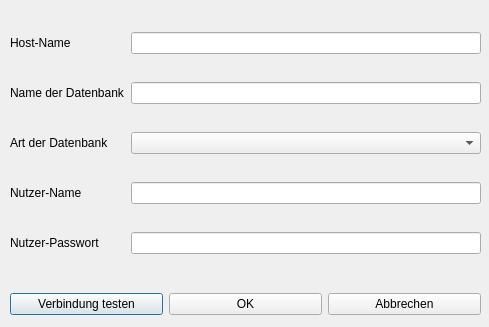
<?xml version="1.0" encoding="UTF-8"?>
<ui version="4.0">
 <class>Dialog_settings_db</class>
 <widget class="QDialog" name="Dialog_settings_db">
  <property name="geometry">
   <rect>
    <x>0</x>
    <y>0</y>
    <width>489</width>
    <height>327</height>
   </rect>
  </property>
  <property name="windowTitle">
   <string>Einstellung Datenbank</string>
  </property>
  <property name="modal">
   <bool>true</bool>
  </property>
  <widget class="QWidget" name="">
   <property name="geometry">
    <rect>
     <x>10</x>
     <y>10</y>
     <width>471</width>
     <height>271</height>
    </rect>
   </property>
   <layout class="QGridLayout" name="gridLayout">
    <item row="1" column="1">
     <widget class="QLineEdit" name="lineEdit_dbname"/>
    </item>
    <item row="0" column="1">
     <widget class="QLineEdit" name="lineEdit_host"/>
    </item>
    <item row="0" column="0">
     <widget class="QLabel" name="label">
      <property name="text">
       <string>Host-Name</string>
      </property>
     </widget>
    </item>
    <item row="3" column="1">
     <widget class="QLineEdit" name="lineEdit_username"/>
    </item>
    <item row="1" column="0">
     <widget class="QLabel" name="label_2">
      <property name="text">
       <string>Name der Datenbank</string>
      </property>
     </widget>
    </item>
    <item row="4" column="0">
     <widget class="QLabel" name="label_4">
      <property name="text">
       <string>Nutzer-Passwort</string>
      </property>
     </widget>
    </item>
    <item row="3" column="0">
     <widget class="QLabel" name="label_3">
      <property name="text">
       <string>Nutzer-Name</string>
      </property>
     </widget>
    </item>
    <item row="4" column="1">
     <widget class="QLineEdit" name="lineEdit_userpwd"/>
    </item>
    <item row="2" column="0">
     <widget class="QLabel" name="label_5">
      <property name="text">
       <string>Art der Datenbank</string>
      </property>
     </widget>
    </item>
    <item row="2" column="1">
     <widget class="QComboBox" name="comboBox_driver"/>
    </item>
   </layout>
  </widget>
  <widget class="QWidget" name="">
   <property name="geometry">
    <rect>
     <x>10</x>
     <y>290</y>
     <width>471</width>
     <height>29</height>
    </rect>
   </property>
   <layout class="QHBoxLayout" name="horizontalLayout">
    <item>
     <widget class="QPushButton" name="pushButton_test">
      <property name="text">
       <string>Verbindung testen</string>
      </property>
     </widget>
    </item>
    <item>
     <widget class="QPushButton" name="pushButton_ok">
      <property name="text">
       <string>OK</string>
      </property>
     </widget>
    </item>
    <item>
     <widget class="QPushButton" name="pushButton_cancel">
      <property name="text">
       <string>Abbrechen</string>
      </property>
     </widget>
    </item>
   </layout>
  </widget>
 </widget>
 <tabstops>
  <tabstop>lineEdit_host</tabstop>
  <tabstop>lineEdit_dbname</tabstop>
  <tabstop>comboBox_driver</tabstop>
  <tabstop>lineEdit_username</tabstop>
  <tabstop>lineEdit_userpwd</tabstop>
  <tabstop>pushButton_test</tabstop>
  <tabstop>pushButton_ok</tabstop>
  <tabstop>pushButton_cancel</tabstop>
 </tabstops>
 <resources/>
 <connections/>
</ui>
